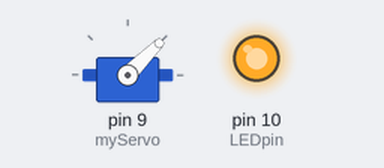
The sketch below on a simulated Arduino Uno, built with avr-gcc and run on an emulated ATmega328P. On the bench: servo, output pins drawn as LEDs (lit = HIGH).

Above: at 4.6 s.
At 14.0 s:
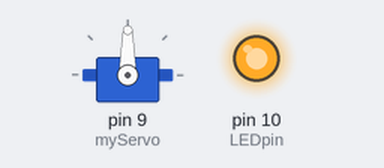
At 23.4 s:
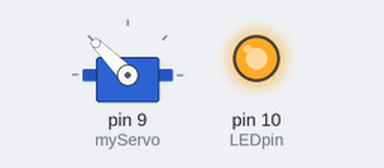
At 32.8 s:
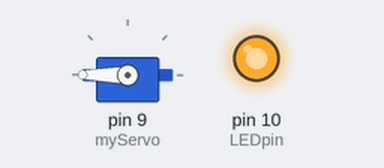
Timing chart, 0 to 34.3 s (numbered marks = the images above):
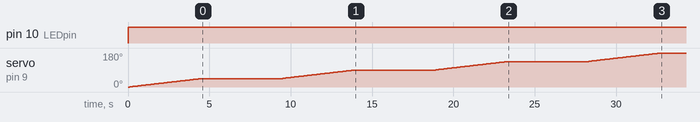

The sketch:

LightBoxMotor3c.ino
```cpp
#include <Servo.h>

Servo myServo;

int LEDpin = 10;
int loc = 0;
int locStep = 1;
int locMin = 0;
int locMax = 180;
int smallDelayTime = 100;
int delayTime;
int bigDelayStep = 45;
int bigDelayTime = 5000;

void setup() {
  Serial.begin(9600);
  myServo.attach(9);
  delayTime = smallDelayTime;

}

void loop() {
  analogWrite(LEDpin, 255);

  myServo.write(loc);
  delay(delayTime);
  loc = loc + locStep;

  if (loc % bigDelayStep == 0) {
    delayTime = bigDelayTime;
  } else {
    delayTime = smallDelayTime;
  }

  if (loc > locMax) {
    locStep = -locStep;
  }
  if (loc < locMin) {
    locStep = -locStep;
  }
}
```

Measured:
- by itself, pin 10 (LEDpin): LOW → HIGH at 0.00 s
- by itself, servo on pin 9 (myServo): moves from 0° to 180° over 32.6 s
